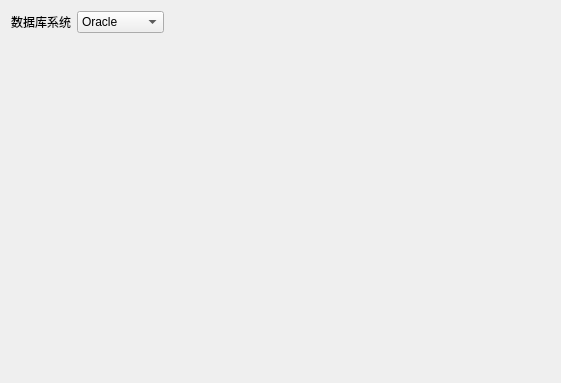
<?xml version="1.0" encoding="UTF-8"?>
<ui version="4.0">
 <class>SecondWizardPage</class>
 <widget class="QWizardPage" name="SecondWizardPage">
  <property name="geometry">
   <rect>
    <x>0</x>
    <y>0</y>
    <width>561</width>
    <height>383</height>
   </rect>
  </property>
  <property name="minimumSize">
   <size>
    <width>561</width>
    <height>383</height>
   </size>
  </property>
  <property name="windowTitle">
   <string>WizardPage</string>
  </property>
  <layout class="QVBoxLayout" name="verticalLayout">
   <item>
    <layout class="QHBoxLayout" name="horizontalLayout_2">
     <item>
      <widget class="QLabel" name="label">
       <property name="text">
        <string>数据库系统</string>
       </property>
      </widget>
     </item>
     <item>
      <widget class="QComboBox" name="comboBox">
       <item>
        <property name="text">
         <string>Oracle</string>
        </property>
       </item>
       <item>
        <property name="text">
         <string>MySql</string>
        </property>
       </item>
       <item>
        <property name="text">
         <string>Sql Server</string>
        </property>
       </item>
      </widget>
     </item>
     <item>
      <spacer name="horizontalSpacer_2">
       <property name="orientation">
        <enum>Qt::Horizontal</enum>
       </property>
       <property name="sizeHint" stdset="0">
        <size>
         <width>40</width>
         <height>20</height>
        </size>
       </property>
      </spacer>
     </item>
    </layout>
   </item>
   <item>
    <spacer name="verticalSpacer">
     <property name="orientation">
      <enum>Qt::Vertical</enum>
     </property>
     <property name="sizeHint" stdset="0">
      <size>
       <width>20</width>
       <height>251</height>
      </size>
     </property>
    </spacer>
   </item>
  </layout>
 </widget>
 <resources/>
 <connections/>
</ui>
